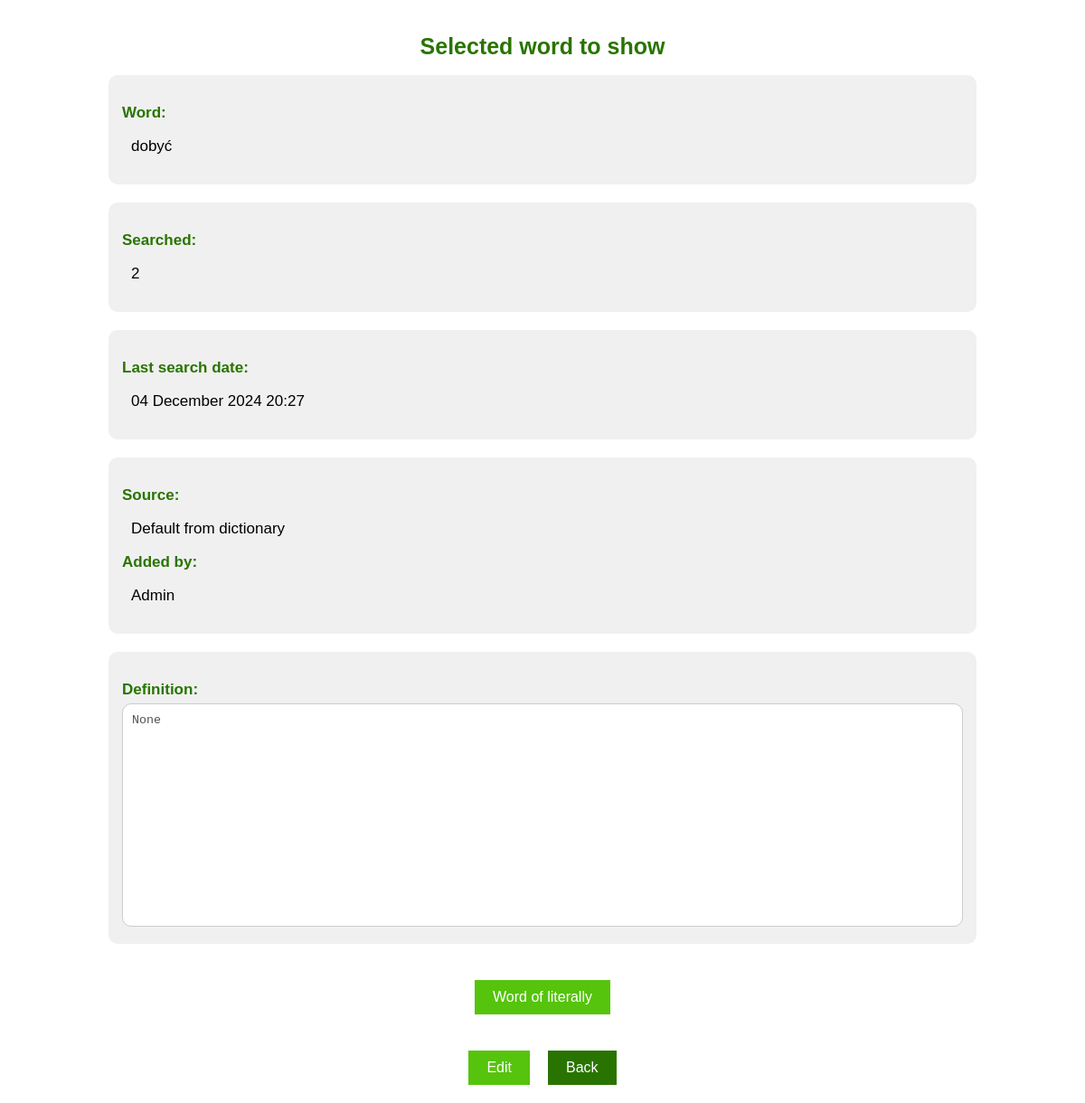
Before: /show/word_3951 (signed in) with the older database file.
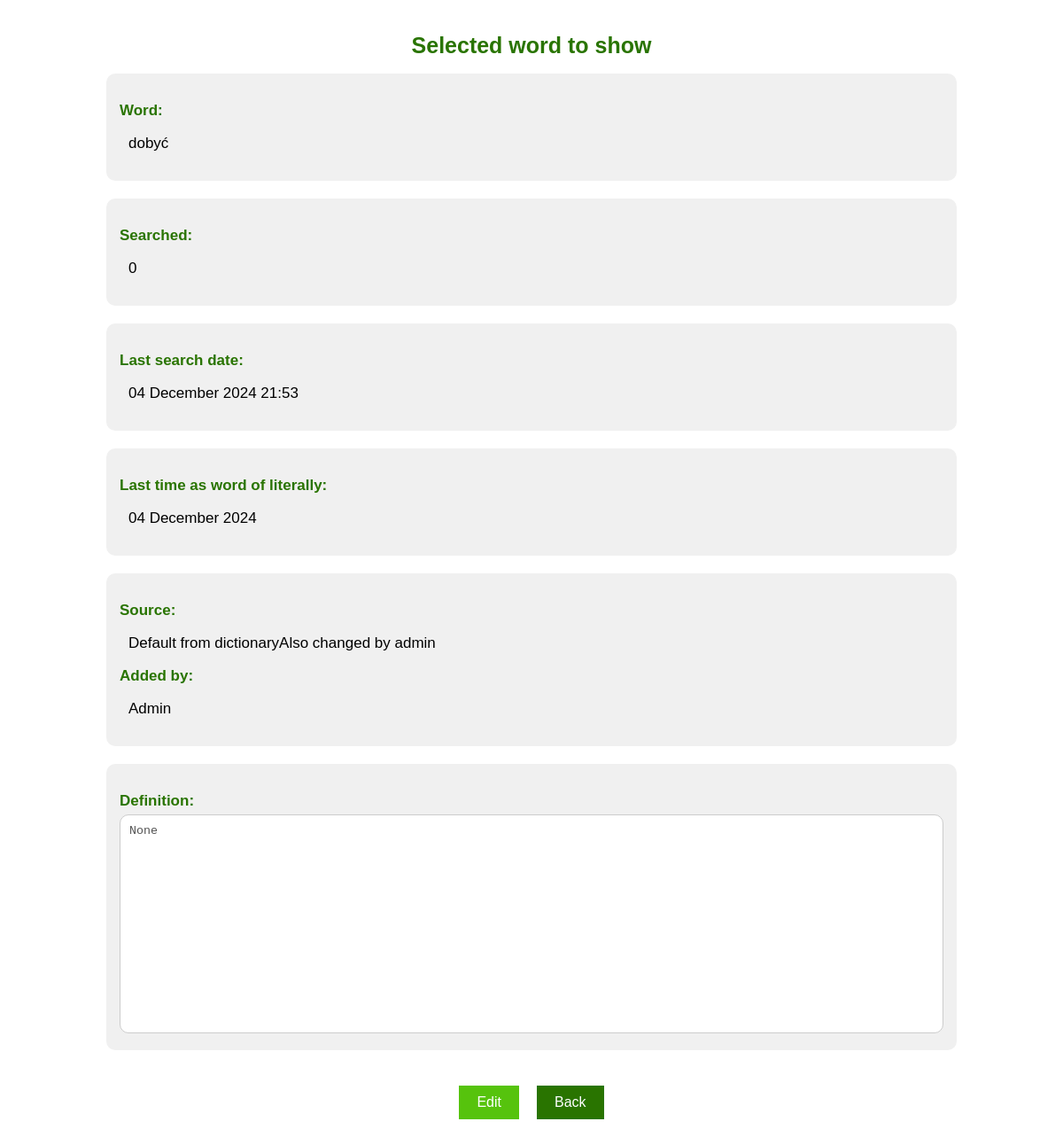
After: the same page with the newer database file.
### app.py (models this page shows, shortened)
class Word(db.Model):
    id = db.Column(db.Integer, primary_key=True)
    content = db.Column(db.String(5), nullable=False, unique=True) # the word to be exact
    searched = db.Column(db.Integer, nullable=False)
    definition = db.Column(db.String(50000), nullable=True)
    last_search = db.Column(db.DateTime, nullable=True)
    last_as_word_of_the_day = db.Column(db.DateTime, nullable=True)
    last_as_word_of_literally = db.Column(db.DateTime, nullable=True)
    source = db.Column(db.String(500), nullable=False)
    added_by = db.Column(db.String(500), nullable=False)

### app.py (the view)
@app.route('/show/word_<int:id>', methods=['GET', 'POST'])
@login_required
def show_word(id):
    word_to_show = Word.query.get_or_404(id)
    word_to_show.searched += 1
    word_to_show.last_search = datetime.utcnow()
    new_event = History(action=f'Searched for word:{word_to_show.content}', user=session['username'])
    try:
        db.session.add(new_event)
        db.session.commit()
        return render_template('show_word.html', word=word_to_show)
    except Exception as e:
        db.session.rollback()
        payload = {
            "error": str(e),
            "word_id": id,
            "username": session.get('username', 'unknown'),
            "timestamp": datetime.utcnow().isoformat()
        }
        try:
            response = requests.post("http://127.0.0.1:80/log_exception", json=payload)
            response.raise_for_status()
        except requests.exceptions.RequestException as req_e:
            current_app.logger.error(f"Failed to make a call to logging endpoint: {req_e}")
        return render_template('error_page.html', message=f"[?] There was an issue showing this word: {str(e)}")

### app.py (called while the page is built)
@login_manager.user_loader
def load_user(user_id):
    return User.query.get(user_id)

### templates/show_word.html (shortened to what this page needs)
{% extends 'base.html' %}
{% block body %}
<div class="container_column">
    <h1 style="color: #297400; font-size: 25px;">Selected word to show</h1>
    <div class="info_block">
        <p class="info_label">Word:</p>
        <p class="info_value">{{word.content}}</p>
    </div>
    <div class="info_block">
        <p class="info_label">Searched:</p>
        <p class="info_value">{{word.searched}}</p>
    </div>
    <div class="info_block">
        <p class="info_label">Last search date:</p>
        <p class="info_value">{{word.last_search.strftime("%d %B %Y %H:%M")}}</p>
    </div>
    {% if word.last_as_word_of_literally is not none %}
        <div class="info_block">
            <p class="info_label">Last time as word of literally:</p>
            <p class="info_value">{{word.last_as_word_of_literally.strftime("%d %B %Y")}}</p>
        </div>
    {% endif %}
    <div class="info_block">
        <p class="info_label">Source:</p>
        <p class="info_value">{{word.source}}</p>
        <p class="info_label">Added by:</p>
        <p class="info_value">{{word.added_by}}</p>
    </div>
    <div class="info_block">
        <p class="info_label">Definition:</p>
        <textarea id="content" name="content" rows="15" cols="150" class="description_area" disabled>{{word.definition}}</textarea>
    </div>
    {% if word.last_as_word_of_literally is none %}
        <div class="container_column">
            <button class="accept_button" onclick="window.location='/word_of_literally/{{word.id}}'">Word of literally</button>
        </div>
    {% endif %}
    <div class="button-container">
        <button class="accept_button" onclick="window.location='/edit_word_{{word.id}}'">Edit</button>
        <button class="back_button_v2" onclick="window.location='/big_search'">Back</button>
    </div>
</div>
{% endblock %}

Changed rows visible on the page:
changed Word "dobyć": searched "2" → "0"; last_search "04 December 2024 20:27" → "04 December 2024 21:53"; last_as_word_of_literally (not shown) → "04 December 2024"; source "Default from dictionary" → "Default from dictionaryAlso changed by admin"
Other visible differences:
text no longer shown: "Word of literally"
text now shown: "Last time as word of literally:"
